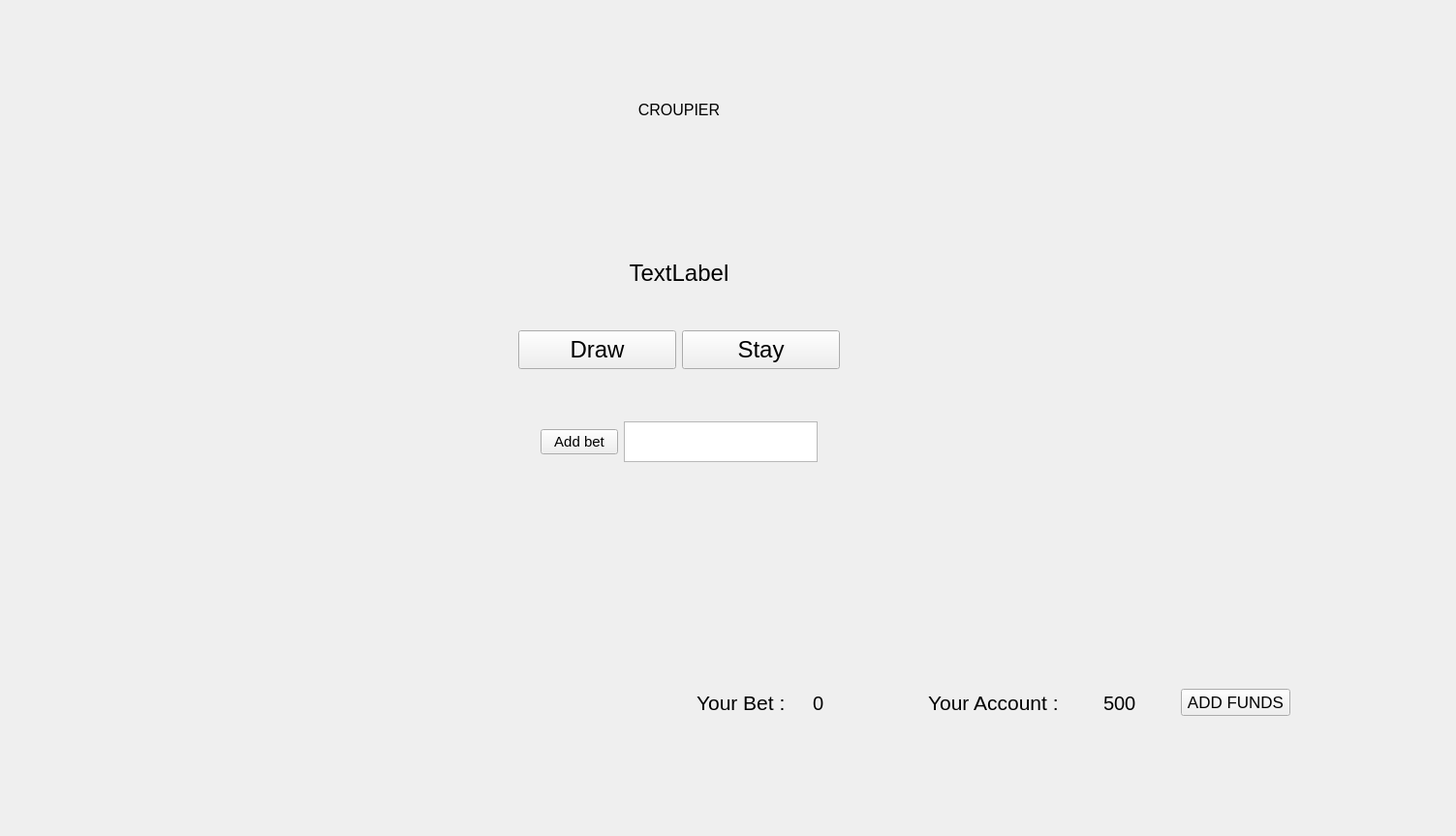
<?xml version="1.0" encoding="UTF-8"?>
<ui version="4.0">
 <class>black_jack</class>
 <widget class="QWidget" name="black_jack">
  <property name="geometry">
   <rect>
    <x>0</x>
    <y>0</y>
    <width>1503</width>
    <height>863</height>
   </rect>
  </property>
  <property name="palette">
   <palette>
    <active/>
    <inactive/>
    <disabled/>
   </palette>
  </property>
  <property name="windowTitle">
   <string>black_jack</string>
  </property>
  <property name="autoFillBackground">
   <bool>false</bool>
  </property>
  <widget class="QFrame" name="gridFrame">
   <property name="geometry">
    <rect>
     <x>70</x>
     <y>30</y>
     <width>1261</width>
     <height>651</height>
    </rect>
   </property>
   <layout class="QGridLayout" name="gridLayout_2">
    <item row="2" column="0" colspan="5">
     <widget class="QFrame" name="verticalFrame27">
      <property name="maximumSize">
       <size>
        <width>16777215</width>
        <height>120</height>
       </size>
      </property>
      <layout class="QVBoxLayout" name="verticalLayout"/>
     </widget>
    </item>
    <item row="6" column="0">
     <layout class="QHBoxLayout" name="j7h">
      <item>
       <layout class="QVBoxLayout" name="verticalLayout_12">
        <item>
         <layout class="QGridLayout" name="jCards7"/>
        </item>
        <item>
         <widget class="QLabel" name="jName7">
          <property name="maximumSize">
           <size>
            <width>16777215</width>
            <height>15</height>
           </size>
          </property>
          <property name="font">
           <font>
            <pointsize>12</pointsize>
           </font>
          </property>
          <property name="text">
           <string/>
          </property>
          <property name="alignment">
           <set>Qt::AlignCenter</set>
          </property>
         </widget>
        </item>
       </layout>
      </item>
     </layout>
    </item>
    <item row="0" column="0">
     <layout class="QHBoxLayout" name="j1h">
      <item>
       <widget class="QFrame" name="verticalFrame23">
        <property name="minimumSize">
         <size>
          <width>350</width>
          <height>0</height>
         </size>
        </property>
        <layout class="QVBoxLayout" name="verticalLayout_3">
         <item>
          <layout class="QGridLayout" name="jCards1"/>
         </item>
         <item>
          <widget class="QLabel" name="jName1">
           <property name="maximumSize">
            <size>
             <width>16777215</width>
             <height>15</height>
            </size>
           </property>
           <property name="font">
            <font>
             <pointsize>11</pointsize>
            </font>
           </property>
           <property name="text">
            <string/>
           </property>
           <property name="alignment">
            <set>Qt::AlignCenter</set>
           </property>
          </widget>
         </item>
        </layout>
       </widget>
      </item>
     </layout>
    </item>
    <item row="0" column="1">
     <widget class="QFrame" name="frame_6">
      <property name="minimumSize">
       <size>
        <width>0</width>
        <height>150</height>
       </size>
      </property>
      <property name="maximumSize">
       <size>
        <width>16777215</width>
        <height>130</height>
       </size>
      </property>
      <layout class="QHBoxLayout" name="horizontalLayout_20"/>
     </widget>
    </item>
    <item row="6" column="4">
     <layout class="QHBoxLayout" name="j5h">
      <item>
       <layout class="QVBoxLayout" name="verticalLayout_14">
        <item>
         <layout class="QGridLayout" name="jCards5"/>
        </item>
        <item>
         <widget class="QLabel" name="jName5">
          <property name="maximumSize">
           <size>
            <width>16777215</width>
            <height>15</height>
           </size>
          </property>
          <property name="font">
           <font>
            <pointsize>12</pointsize>
           </font>
          </property>
          <property name="text">
           <string/>
          </property>
          <property name="alignment">
           <set>Qt::AlignCenter</set>
          </property>
         </widget>
        </item>
       </layout>
      </item>
     </layout>
    </item>
    <item row="0" column="2">
     <layout class="QHBoxLayout" name="croupierh">
      <item>
       <widget class="QFrame" name="verticalFrame24">
        <property name="minimumSize">
         <size>
          <width>350</width>
          <height>150</height>
         </size>
        </property>
        <layout class="QVBoxLayout" name="verticalLayout_2">
         <item>
          <layout class="QGridLayout" name="croupierCards"/>
         </item>
         <item>
          <widget class="QLabel" name="croupierName">
           <property name="maximumSize">
            <size>
             <width>16777215</width>
             <height>15</height>
            </size>
           </property>
           <property name="font">
            <font>
             <pointsize>12</pointsize>
            </font>
           </property>
           <property name="text">
            <string>CROUPIER</string>
           </property>
           <property name="alignment">
            <set>Qt::AlignCenter</set>
           </property>
          </widget>
         </item>
        </layout>
       </widget>
      </item>
     </layout>
    </item>
    <item row="3" column="0" rowspan="2">
     <layout class="QHBoxLayout" name="j3h">
      <item>
       <layout class="QVBoxLayout" name="verticalLayout_10">
        <item>
         <layout class="QGridLayout" name="jCards3"/>
        </item>
        <item>
         <widget class="QLabel" name="jName3">
          <property name="maximumSize">
           <size>
            <width>16777215</width>
            <height>15</height>
           </size>
          </property>
          <property name="font">
           <font>
            <pointsize>12</pointsize>
           </font>
          </property>
          <property name="text">
           <string/>
          </property>
          <property name="alignment">
           <set>Qt::AlignCenter</set>
          </property>
         </widget>
        </item>
       </layout>
      </item>
     </layout>
    </item>
    <item row="3" column="2">
     <widget class="QLabel" name="comm_lab">
      <property name="minimumSize">
       <size>
        <width>0</width>
        <height>75</height>
       </size>
      </property>
      <property name="maximumSize">
       <size>
        <width>16777215</width>
        <height>75</height>
       </size>
      </property>
      <property name="font">
       <font>
        <pointsize>18</pointsize>
       </font>
      </property>
      <property name="text">
       <string>TextLabel</string>
      </property>
      <property name="scaledContents">
       <bool>false</bool>
      </property>
      <property name="alignment">
       <set>Qt::AlignCenter</set>
      </property>
     </widget>
    </item>
    <item row="0" column="4">
     <layout class="QHBoxLayout" name="j2h">
      <property name="spacing">
       <number>0</number>
      </property>
      <property name="sizeConstraint">
       <enum>QLayout::SetMaximumSize</enum>
      </property>
      <item>
       <widget class="QFrame" name="verticalFrame25">
        <property name="minimumSize">
         <size>
          <width>350</width>
          <height>0</height>
         </size>
        </property>
        <layout class="QVBoxLayout" name="verticalLayout_4">
         <item>
          <layout class="QGridLayout" name="jCards2"/>
         </item>
         <item>
          <widget class="QLabel" name="jName2">
           <property name="maximumSize">
            <size>
             <width>16777215</width>
             <height>15</height>
            </size>
           </property>
           <property name="font">
            <font>
             <pointsize>12</pointsize>
            </font>
           </property>
           <property name="text">
            <string/>
           </property>
           <property name="alignment">
            <set>Qt::AlignCenter</set>
           </property>
          </widget>
         </item>
        </layout>
       </widget>
      </item>
     </layout>
    </item>
    <item row="5" column="0" colspan="5">
     <widget class="QFrame" name="verticalFrame_2">
      <property name="maximumSize">
       <size>
        <width>16777215</width>
        <height>120</height>
       </size>
      </property>
      <layout class="QVBoxLayout" name="verticalLayout_6">
       <item>
        <widget class="QFrame" name="horizontalFrame_17">
         <property name="maximumSize">
          <size>
           <width>16777215</width>
           <height>60</height>
          </size>
         </property>
         <layout class="QHBoxLayout" name="horizontalLayout_23">
          <item>
           <spacer name="horizontalSpacer_2">
            <property name="orientation">
             <enum>Qt::Horizontal</enum>
            </property>
            <property name="sizeHint" stdset="0">
             <size>
              <width>40</width>
              <height>20</height>
             </size>
            </property>
           </spacer>
          </item>
          <item>
           <widget class="QPushButton" name="ButtonAdd">
            <property name="font">
             <font>
              <pointsize>11</pointsize>
             </font>
            </property>
            <property name="text">
             <string>Add bet</string>
            </property>
           </widget>
          </item>
          <item>
           <widget class="QTextEdit" name="betAmountText">
            <property name="enabled">
             <bool>true</bool>
            </property>
            <property name="maximumSize">
             <size>
              <width>200</width>
              <height>80</height>
             </size>
            </property>
            <property name="inputMethodHints">
             <set>Qt::ImhDigitsOnly|Qt::ImhFormattedNumbersOnly|Qt::ImhMultiLine</set>
            </property>
           </widget>
          </item>
          <item>
           <spacer name="horizontalSpacer">
            <property name="orientation">
             <enum>Qt::Horizontal</enum>
            </property>
            <property name="sizeHint" stdset="0">
             <size>
              <width>40</width>
              <height>20</height>
             </size>
            </property>
           </spacer>
          </item>
         </layout>
        </widget>
       </item>
      </layout>
     </widget>
    </item>
    <item row="6" column="1">
     <widget class="QFrame" name="frame2">
      <property name="minimumSize">
       <size>
        <width>0</width>
        <height>150</height>
       </size>
      </property>
      <property name="maximumSize">
       <size>
        <width>16777215</width>
        <height>130</height>
       </size>
      </property>
      <layout class="QHBoxLayout" name="horizontalLayout_19"/>
     </widget>
    </item>
    <item row="3" column="4" rowspan="2">
     <layout class="QHBoxLayout" name="j4h">
      <item>
       <layout class="QVBoxLayout" name="verticalLayout_11">
        <item>
         <layout class="QGridLayout" name="jCards4"/>
        </item>
        <item>
         <widget class="QLabel" name="jName4">
          <property name="maximumSize">
           <size>
            <width>16777215</width>
            <height>15</height>
           </size>
          </property>
          <property name="font">
           <font>
            <pointsize>12</pointsize>
           </font>
          </property>
          <property name="text">
           <string/>
          </property>
          <property name="alignment">
           <set>Qt::AlignCenter</set>
          </property>
         </widget>
        </item>
       </layout>
      </item>
     </layout>
    </item>
    <item row="3" column="1" rowspan="2">
     <widget class="QFrame" name="frame">
      <property name="minimumSize">
       <size>
        <width>0</width>
        <height>150</height>
       </size>
      </property>
      <layout class="QHBoxLayout" name="horizontalLayout_12"/>
     </widget>
    </item>
    <item row="6" column="2">
     <layout class="QHBoxLayout" name="j6h">
      <item>
       <layout class="QVBoxLayout" name="verticalLayout_13">
        <item>
         <layout class="QGridLayout" name="jCards6"/>
        </item>
        <item>
         <widget class="QLabel" name="jName6">
          <property name="maximumSize">
           <size>
            <width>16777215</width>
            <height>15</height>
           </size>
          </property>
          <property name="font">
           <font>
            <pointsize>12</pointsize>
           </font>
          </property>
          <property name="text">
           <string/>
          </property>
          <property name="alignment">
           <set>Qt::AlignCenter</set>
          </property>
         </widget>
        </item>
       </layout>
      </item>
     </layout>
    </item>
    <item row="4" column="2">
     <widget class="QFrame" name="horizontalFrame_6">
      <property name="minimumSize">
       <size>
        <width>0</width>
        <height>55</height>
       </size>
      </property>
      <property name="maximumSize">
       <size>
        <width>16777215</width>
        <height>55</height>
       </size>
      </property>
      <layout class="QHBoxLayout" name="horizontalLayout_13">
       <item>
        <widget class="QPushButton" name="drawBtn">
         <property name="minimumSize">
          <size>
           <width>0</width>
           <height>40</height>
          </size>
         </property>
         <property name="font">
          <font>
           <pointsize>18</pointsize>
          </font>
         </property>
         <property name="text">
          <string>Draw</string>
         </property>
        </widget>
       </item>
       <item>
        <widget class="QPushButton" name="stayBtn">
         <property name="minimumSize">
          <size>
           <width>0</width>
           <height>40</height>
          </size>
         </property>
         <property name="font">
          <font>
           <pointsize>18</pointsize>
          </font>
         </property>
         <property name="text">
          <string>Stay</string>
         </property>
        </widget>
       </item>
      </layout>
     </widget>
    </item>
   </layout>
  </widget>
  <widget class="QFrame" name="horizontalFrame">
   <property name="geometry">
    <rect>
     <x>710</x>
     <y>690</y>
     <width>631</width>
     <height>71</height>
    </rect>
   </property>
   <property name="palette">
    <palette>
     <active/>
     <inactive/>
     <disabled/>
    </palette>
   </property>
   <layout class="QHBoxLayout" name="horizontalLayout">
    <item>
     <widget class="QLabel" name="your_bet_label">
      <property name="font">
       <font>
        <pointsize>16</pointsize>
       </font>
      </property>
      <property name="text">
       <string>Your Bet :</string>
      </property>
     </widget>
    </item>
    <item>
     <widget class="QLabel" name="valueBet">
      <property name="font">
       <font>
        <pointsize>15</pointsize>
       </font>
      </property>
      <property name="text">
       <string>0</string>
      </property>
     </widget>
    </item>
    <item>
     <widget class="QLabel" name="label_4">
      <property name="font">
       <font>
        <pointsize>16</pointsize>
       </font>
      </property>
      <property name="text">
       <string>Your Account :</string>
      </property>
     </widget>
    </item>
    <item alignment="Qt::AlignHCenter">
     <widget class="QLabel" name="valueBankLabel">
      <property name="font">
       <font>
        <pointsize>15</pointsize>
       </font>
      </property>
      <property name="text">
       <string>500</string>
      </property>
     </widget>
    </item>
    <item>
     <widget class="QPushButton" name="Add_fundsButton">
      <property name="enabled">
       <bool>true</bool>
      </property>
      <property name="minimumSize">
       <size>
        <width>100</width>
        <height>0</height>
       </size>
      </property>
      <property name="font">
       <font>
        <pointsize>13</pointsize>
       </font>
      </property>
      <property name="text">
       <string>ADD FUNDS</string>
      </property>
     </widget>
    </item>
   </layout>
  </widget>
 </widget>
 <resources/>
 <connections/>
</ui>
